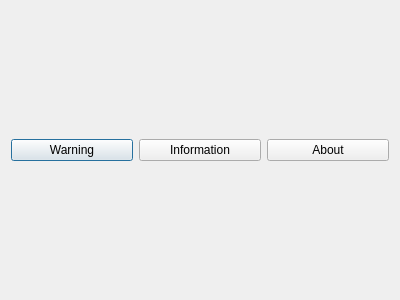
<?xml version="1.0" encoding="UTF-8"?>
<ui version="4.0">
 <class>Dialog</class>
 <widget class="QDialog" name="Dialog">
  <property name="geometry">
   <rect>
    <x>0</x>
    <y>0</y>
    <width>400</width>
    <height>300</height>
   </rect>
  </property>
  <property name="windowTitle">
   <string>Dialog</string>
  </property>
  <layout class="QHBoxLayout" name="horizontalLayout">
   <item>
    <widget class="QPushButton" name="pushButton_warn">
     <property name="text">
      <string>Warning</string>
     </property>
    </widget>
   </item>
   <item>
    <widget class="QPushButton" name="pushButton_info">
     <property name="text">
      <string>Information</string>
     </property>
    </widget>
   </item>
   <item>
    <widget class="QPushButton" name="pushButton_about">
     <property name="text">
      <string>About</string>
     </property>
    </widget>
   </item>
  </layout>
 </widget>
 <resources/>
 <connections/>
</ui>
